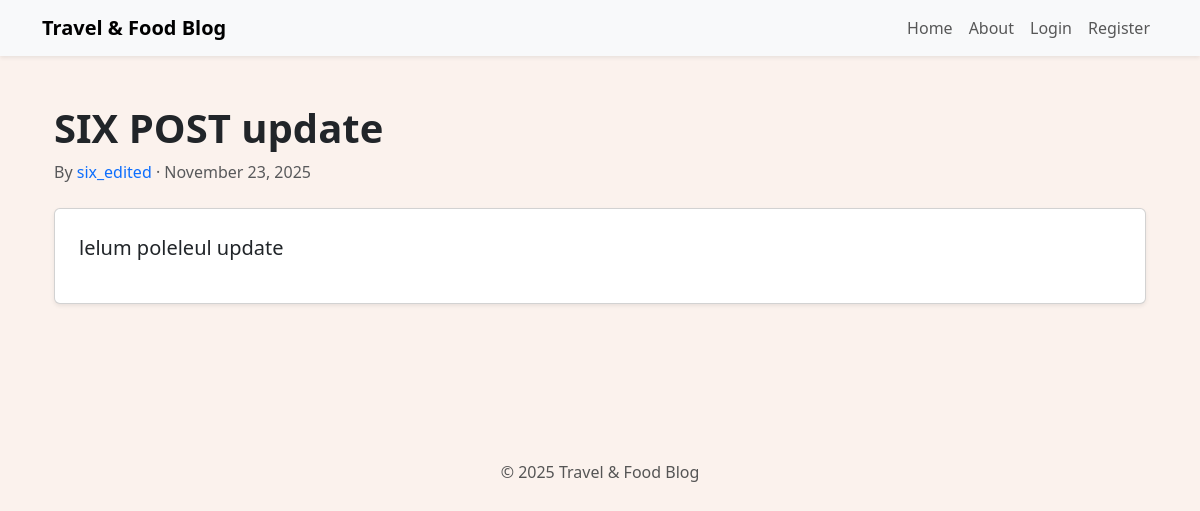
/2, run on the app's committed database.
### travelcompanyblog/models.py (models this page shows, shortened)
class BlogPost(db.Model):
    users = db.relationship(User)
    id = db.Column(db.Integer, primary_key=True)
    user_id = db.Column(db.Integer, db.ForeignKey('users.id'), nullable=False)
    date = db.Column(db.DateTime, nullable=False, default=datetime.utcnow)
    title = db.Column(db.String(140), nullable=False)
    text = db.Column(db.Text, nullable=False)

class User(db.Model, UserMixin):
    __tablename__ = 'users'
    id = db.Column(db.Integer, primary_key=True)
    profile_image = db.Column(db.String(64), nullable=False, default='default_profile.png')
    email = db.Column(db.String(64), unique=True, index=True)
    username = db.Column(db.String(64), unique=True, index=True)
    password_hash = db.Column(db.String(128))
    posts = db.relationship('BlogPost', backref='author', lazy=True)

### travelcompanyblog/users/views.py (the view)
@users.route('/<username>')
def user_posts(username):
    page = request.args.get('page', 1, type=int)
    user = User.query.filter_by(username=username).first_or_404()
    blog_posts = BlogPost.query.filter_by(author=user).order_by(BlogPost.date.desc()).paginate(page=page, per_page=5)
    return render_template('user_blog_posts.html', blog_posts=blog_posts, user=user)

### travelcompanyblog/blog_posts/views.py (called while the page is built)
@blog_posts.route('/<int:blog_post_id>')
def blog_post(blog_post_id):
    blog_post = BlogPost.query.get_or_404(blog_post_id)
    return render_template('blog_post.html', title=blog_post.title, date=blog_post.date, post=blog_post)

### travelcompanyblog/templates/blog_post.html (shortened to what this page needs)
{% extends "base.html" %}
{% block content %}
<div class="container py-5">
    <div class="mb-4">
        <h1 class="fw-bold">{{ post.title }}</h1>
        <div class="text-muted">
            <span>By
                <a href="{{ url_for('users.user_posts', username=post.author.username) }}" class="text-decoration-none">
                    {{ post.author.username }}
                </a>
            </span>
            ·
            <span>{{ post.date.strftime('%B %d, %Y') }}</span>
        </div>
    </div>
    <div class="card shadow-sm p-4 mb-5">
        <p class="fs-5" style="white-space: pre-wrap;">{{ post.text }}</p>
    </div>
</div>
{% endblock %}

### travelcompanyblog/templates/base.html (style rules this page uses)
body { background: #FBF2ED; }

### data on the page
BlogPost: title "SIX POST update", date "November 23, 2025", text "lelum poleleul update"
User: author.username "six_edited"

### other printed values
{{ current_year if current_year else "2025" }} "2025"
